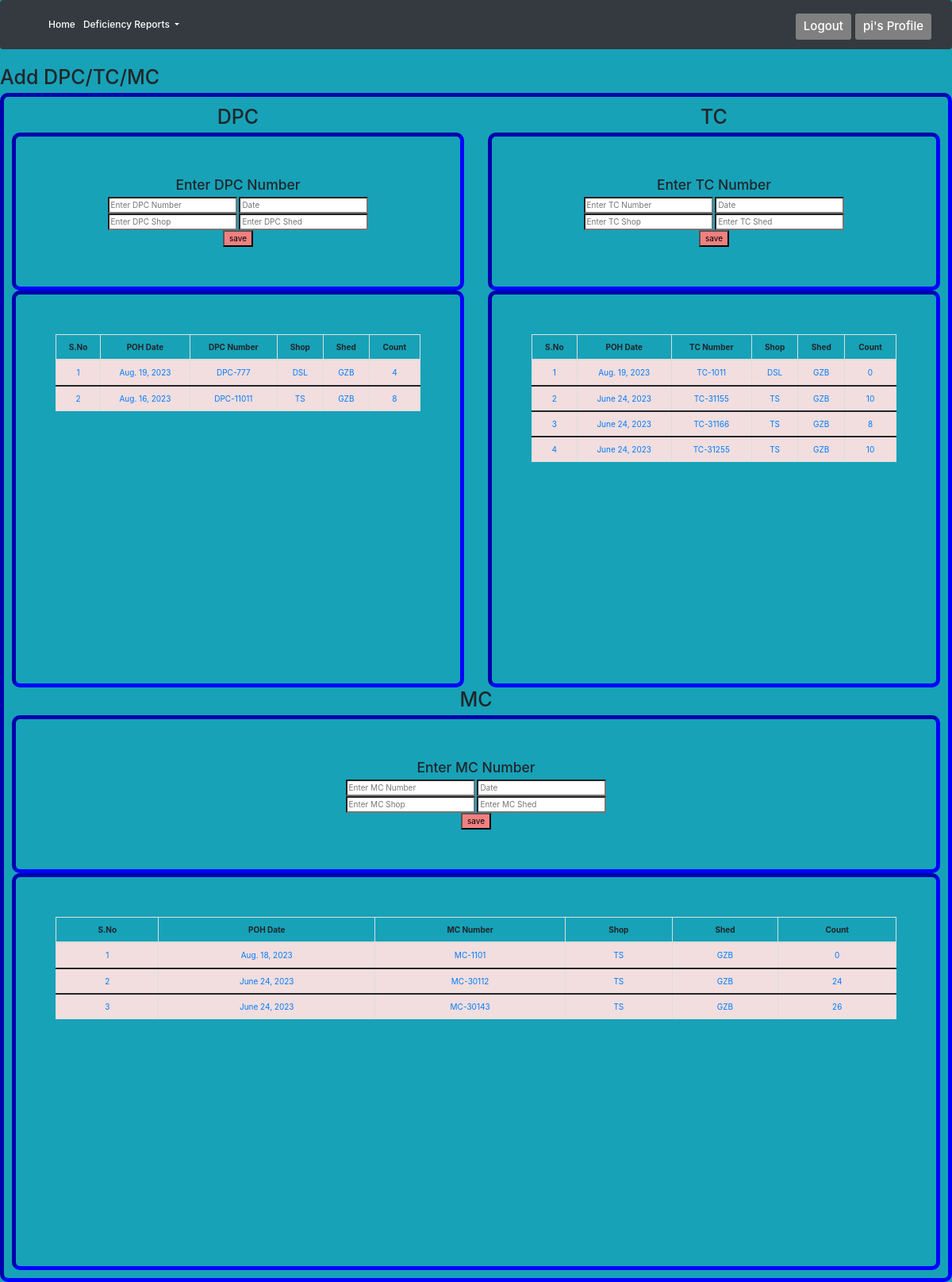
/defi/ (signed in), run on an earlier commit of the app's database.
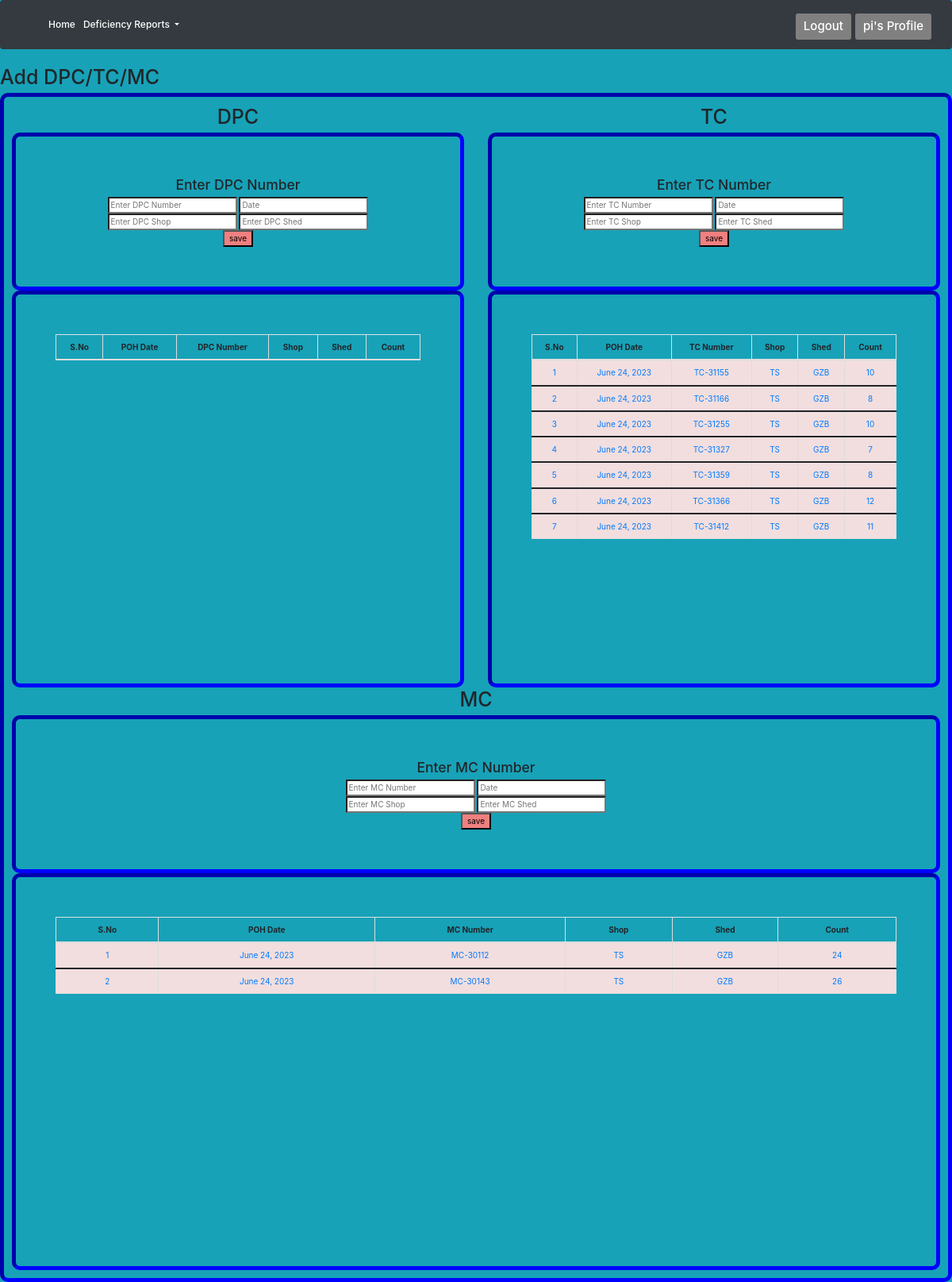
And on a later commit of the database.
### users/models.py (models this page shows, shortened)
class Profile(AbstractUser):
    DesignationChoices = (
        ("Officer", "Officer"),
        ("SSE/CB", "SSE/CB"),
        ("JE/CB", "JE/CB"),
        ("Techical Asst", "Technical Asst"),
    )
    PlaceOfPosting = (
        ("Sickline Office", "Sickline Office"),
        ("ROH Office", "ROH"),
        ("Contract Office", "Contract Office"),
        ("Tech Cell Office", "Tech Cell Office"),
        ("OMRS Office", "OMRS Office"),
        ("SSE Planning Office", "SSE Planning Office"),
        ("M&P Section", "M&P Section"),
        ("CB Administration", "CB Administration"),
        ("Stores", "Stores"),
        ("Wheel Shop", "Wheel Shop"),
    )
    Name = models.OneToOneField(
        settings.AUTH_USER_MODEL, on_delete=models.CASCADE, null=True, blank=True)
    image = models.ImageField(default='default.jpg', upload_to='profile_pics')
    Mobile = models.BigIntegerField(null=True, blank=True)
    LocalAddress = models.TextField(null=True, blank=True)
    IDNumber = models.CharField(max_length=30, default='ID Number', null=True)
    Designation = models.CharField(max_length=30, default='JE/CB', null=True, blank=True)
    Posted = models.CharField(max_length=30, choices=PlaceOfPosting, default='Tech Cell Office', null=True, blank=True)
    DateOfJoining = models.DateField(null=True, default='1001-01-01', blank=True)

### defi/models.py (models this page shows)
class DPC(models.Model):
    DPCName = models.CharField(max_length=100, unique=True)
    Date = models.DateTimeField(default=timezone.now)
    POHDate = models.DateField(null=True, blank=True)
    Shop = models.ForeignKey(Shop, on_delete=models.CASCADE,null=True, related_name='DPCShop')
    Shed = models.ForeignKey(Shed, on_delete=models.CASCADE,null=True, related_name='DPCShed')
    author = models.ForeignKey(
        settings.AUTH_USER_MODEL, on_delete=models.DO_NOTHING, null=True, related_name='dpcauth')
    def __str__(self):
        return self.DPCName

class Shop(models.Model):
    ShopName = models.CharField(max_length=100, unique=True)
    Date = models.DateTimeField(default=timezone.now)
    author = models.ForeignKey(
        settings.AUTH_USER_MODEL, on_delete=models.DO_NOTHING, null=True, related_name='shopauth')
    def __str__(self):
        return self.ShopName

class Shed(models.Model):
    ShedName = models.CharField(max_length=100, unique=True)
    Date = models.DateTimeField(default=timezone.now)
    author = models.ForeignKey(
        settings.AUTH_USER_MODEL, on_delete=models.DO_NOTHING, null=True, related_name='shedauth')
    def __str__(self):
        return self.ShedName

class TC(models.Model):
    TCName = models.CharField(max_length=100, unique=True)
    Date = models.DateTimeField(default=timezone.now)
    POHDate = models.DateField(null=True, blank=True)
    Shop = models.ForeignKey(Shop, on_delete=models.CASCADE,null=True, related_name='TCShop')
    Shed = models.ForeignKey(Shed, on_delete=models.CASCADE,null=True, related_name='TCShed')
    author = models.ForeignKey(
        settings.AUTH_USER_MODEL, on_delete=models.DO_NOTHING, null=True, related_name='tcauth')
    def __str__(self):
        return self.TCName

class MC(models.Model):
    MCName = models.CharField(max_length=100, unique=True)
    Date = models.DateTimeField(default=timezone.now)
    POHDate = models.DateField(null=True, blank=True)
    Shop = models.ForeignKey(Shop, on_delete=models.CASCADE,null=True, related_name='MCShop')
    Shed = models.ForeignKey(Shed, on_delete=models.CASCADE,null=True, related_name='MCShed')
    author = models.ForeignKey(
        settings.AUTH_USER_MODEL, on_delete=models.DO_NOTHING, null=True, related_name='mcauth')
    def __str__(self):
        return self.MCName

### defi/views.py (the view)
# urls.py: path('', views.DefiHome2, name='defi_home'),
@login_required
def DefiHome2(request):
    dpc = DPC.objects.all().order_by('-POHDate')
    p = []
    for n in dpc:
        k = DPCRemark.objects.all().filter(DPCName=n.id).count()
        p.append([n,k])
    tc = TC.objects.all().order_by('-POHDate')
    q = []
    for n in tc:
        k = TCRemark.objects.all().filter(TCName=n.id).count()
        q.append([n,k])
    mc = MC.objects.all().order_by('-POHDate')
    r = []
    for n in mc:
        k = MCRemark.objects.all().filter(MCName=n.id).count()
        r.append([n,k])
    context = {
            'dpc': p,
            'tc' : q,
            'mc' : r,
    }
    print(context)
    return render(request, 'deficiencies/defhome.html', context)

### templates/deficiencies/defhome.html (shortened to what this page needs)
{%extends 'charts/base.html'%}
{%block content%}
<h1>Add DPC/TC/MC</h1>
<div class="center">
<div class="row" >
  <div class="col">
    <h1>DPC</h1>
<div class="center2">
<form method="POST" action="{%url 'addDPC'%}">
  <h3>Enter DPC Number</h3>
  <input type="text" ,class="form-control form-group " , id="DPCNum" name="DPCNum"
    style="background-color: white; color:black" placeholder="Enter DPC Number" aria-label="Enter DPC Number">
    <input type="text" name="datepicker1" style="background-color: white; color:black" placeholder="Date" aria-label="Date"
      id="datepicker1">
      <br>
      <input type="text" ,class="form-control form-group " , id="DPCShop" name="DPCShop"
        style="background-color: white; color:black" placeholder="Enter DPC Shop" aria-label="Enter DPC Shop">
        <input type="text" ,class="form-control form-group " , id="DPCShed" name="DPCShed"
        style="background-color: white; color:black" placeholder="Enter DPC Shed" aria-label="Enter DPC Shed">
    <br>
    <input type="submit" value="save" style="background-color: lightcoral; color:black" />
</form>
</div>
<div class="center2 table-wrapper-scroll-y my-custom-scrollbar">
  <table class="table table-bordered">
    <thead>
      <tr>
        <th>S.No</th>
        <th>POH Date</th>
        <th>DPC Number</th>
        <th>Shop</th>
        <th>Shed</th>
        <th>Count</th>
        </tr>
        </thead>
{%for object , l in dpc%}
<tbody>
  <tr class='danger'>
    <td class='text-primary'>{{forloop.counter}}</td>
    <td class='text-primary'>{{object.POHDate}}</td>
    <td class='text-primary'><a href="{%url 'showDPCdet' object.pk %}" >{{object.DPCName}}</a></td>
    <td class='text-primary'>{{object.Shop}}</td>
    <td class='text-primary'>{{object.Shed}}</td>
    <td class='text-primary'>{{l}}</td>
    </tr>
    </tbody>
{%endfor%}
</table>
</div>
  </div>
  <div class="col">
    <h1>TC</h1>
    <div class="center2">
    <form method="POST" action="{%url 'addTC'%}">
      <h3>Enter TC Number</h3>
      <input type="text" ,class="form-control form-group " , id="TCNum" name="TCNum"
        style="background-color: white; color:black" placeholder="Enter TC Number" aria-label="Enter TC Number">
      <input type="text" name="datepicker" style="background-color: white; color:black" placeholder="Date" aria-label="Date"
        id="datepicker"><br>
        <input type="text" ,class="form-control form-group " , id="TCShop" name="TCShop"
          style="background-color: white; color:black" placeholder="Enter TC Shop" aria-label="Enter TC Shop">
          <input type="text" ,class="form-control form-group " , id="TCShed" name="TCShed"
          style="background-color: white; color:black" placeholder="Enter TC Shed" aria-label="Enter TC Shed">
      <br>
        <input type="submit" value="save" style="background-color: lightcoral; color:black" />
    </form>
  </div>
<div class="center2 table-wrapper-scroll-y my-custom-scrollbar">
  <table class="table table-bordered">
    <thead>
      <tr>
        <th>S.No</th>
        <th>POH Date</th>
        <th>TC Number</th>
        <th>Shop</th>
        <th>Shed</th>
        <th>Count</th>
      </tr>
    </thead>
    {%for object , l in tc%}
    <tbody>
      <tr class='danger'>
        <td class='text-primary'>{{forloop.counter}}</td>
        <td class='text-primary'>{{object.POHDate}}</td>
        <td class='text-primary'><a href="{%url 'showTCdet' object.pk %}">{{object.TCName}}</a></td>
        <td class='text-primary'>{{object.Shop}}</td>
    <td class='text-primary'>{{object.Shed}}</td>
    <td class='text-primary'>{{l}}</td>
      </tr>
    </tbody>
    {%endfor%}
  </table>
</div></div>
  <div class="col">
    <h1>MC</h1>
    <div class="center2">
      <form method="POST" action="{%url 'addMC'%}">
        <h3>Enter MC Number</h3>
        <input type="text" ,class="form-control form-group " , id="MCNum" name="MCNum"
          style="background-color: white; color:black" placeholder="Enter MC Number" aria-label="Enter MC Number">
        <input type="text" name="datepicker2" style="background-color: white; color:black" placeholder="Date" aria-label="Date"
          id="datepicker2">
<br>
          <input type="text" ,class="form-control form-group " , id="MCShop" name="MCShop"
          style="background-color: white; color:black" placeholder="Enter MC Shop" aria-label="Enter MC Shop">
          <input type="text" ,class="form-control form-group " , id="MCShed" name="MCShed"
          style="background-color: white; color:black" placeholder="Enter MC Shed" aria-label="Enter MC Shed">
        <br>
          <input type="submit" value="save" style="background-color: lightcoral; color:black" />
      </form>
    </div>
    <div class="center2 table-wrapper-scroll-y my-custom-scrollbar">
      <table class="table table-bordered">
        <thead>
          <tr>
            <th>S.No</th>
            <th>POH Date</th>
            <th>MC Number</th>
            <th>Shop</th>
        <th>Shed</th>
        <th>Count</th>
          </tr>
        </thead>
        {%for object , l in mc%}
        <tbody>
          <tr class='danger'>
            <td class='text-primary'>{{forloop.counter}}</td>
            <td class='text-primary'>{{object.POHDate}}</td>
            <td class='text-primary'><a href="{%url 'showMCdet' object.pk %}">{{object.MCName}}</a></td>
            <td class='text-primary'>{{object.Shop}}</td>
    <td class='text-primary'>{{object.Shed}}</td>
    <td class='text-primary'>{{l}}</td>
          </tr>
        </tbody>
        {%endfor%}
      </table>
    </div>
  </div>
</div>
</div>
    {%endblock content%}

### templates/charts/base.html (shortened to what this page needs)
<!doctype html>
<html lang="en">
  <head>
    <link href="https://cdn.jsdelivr.net/npm/bootstrap@5.1.3/dist/css/bootstrap.min.css" rel="stylesheet">
    <link rel="stylesheet" href="https://code.jquery.com/ui/1.13.1/themes/base/jquery-ui.css">
  </head>
  <body  class='bg-info'>
      {%include 'charts/nav.html'%}
      <div >
      {%block content%}{%endblock%}
      </div>
<link rel="stylesheet" href="https://maxcdn.bootstrapcdn.com/bootstrap/3.4.1/css/bootstrap.min.css">
<link rel="stylesheet" href="https://cdn.jsdelivr.net/npm/bootstrap@4.6.1/dist/css/bootstrap.min.css">
  </body>
</html>

### templates/charts/nav.html (shortened to what this page needs)
<nav class="navbar navbar-expand-lg navbar-dark bg-dark">
  <a class="navbar-brand"
    style="color:rgb(255, 255, 255); font-weight: 500; font-size: 32px; margin-right:0px; margin-top:0px;"
    href="{% url 'home'%}"></a>
  <div class="collapse navbar-collapse" id="navbarSupportedContent">
    <ul class="navbar-nav mr-auto">
      {% if user.is_authenticated %}
      <li class="nav-item active">
        <a class="nav-link"
          style="color:rgb(255, 255, 255); font-weight: 500; font-size: 12px; margin-right:0px; margin-top:0px;"
          href="{% url 'home'%}">Home <span class="sr-only">(current)</span></a>
      </li>
      <li class="nav-item dropdown">
        <a class="nav-link dropdown-toggle"
          style="color:rgb(255, 255, 255); font-weight: 500; font-size: 12px; margin-right:0px; margin-top:0px;"
          href="#" id="navbarDropdown" role="button" data-toggle="dropdown" aria-haspopup="true" aria-expanded="false">
          Deficiency Reports
        </a>
      </li>
      {% endif %}
    </ul>
    <div>
      {% if user.is_authenticated %}
      <a class="nav-item nav-link navbar-right  btn-lg"
        style="background-color:Grey; color:White; font-weight: 500; font-size: 15px; margin-right:0px; margin-top:5px;"
        href="{%url 'profile'%}">{{user.username}}'s Profile</a>
      <a class="nav-item nav-link navbar-right btn-lg"
        style="background-color:Grey; color:White; font-weight: 500; font-size: 15px;  margin-right:5px; margin-top:5px;"
        href="{% url 'logout'%}">Logout</a>
      {% else %}
      <a class="nav-item nav-link navbar-right btn-lg"
        style="background-color:rgb(78, 170, 53); color:White; font-weight: 700; font-size: 15px; margin-right:0px; margin-top:5px;"
        href="{% url 'login'%}">Login</a>
      {% endif %}
    </div>
  </div>
</nav>

### templates/charts/base.html (style rules this page uses)
.center { margin: auto; width: 100%; border: 3px solid blue; padding: 10px; text-align: center; border-style: inset; border-width: 5px; border-radius: 10px; border-style: inset; border-width: 5px; border-radius: 10px; }
.center2 { margin: auto; width: 100%; border: 3px solid blue; padding: 50px; text-align: center; border-style: inset; border-width: 5px; border-radius: 10px; border-style: inset; border-width: 5px; border-radius: 10px; }
.my-custom-scrollbar { position: relative; height: 500px; overflow: auto; }
.table-wrapper-scroll-y { display: block; }

What changed in the data, as far as the page shows it:
removed DPC: POHDate "Aug. 19, 2023", DPCName "DPC-777", Shop "DSL", Shed "GZB", l "4"
removed DPC: POHDate "Aug. 16, 2023", DPCName "DPC-11011", Shop "TS", Shed "GZB", l "8"
removed TC: POHDate "Aug. 19, 2023", TCName "TC-1011", Shop "DSL", Shed "GZB", l "0"
removed MC: POHDate "Aug. 18, 2023", MCName "MC-1101", Shop "TS", Shed "GZB", l "0"
added TC: POHDate "June 24, 2023", TCName "TC-31327", Shop "TS", Shed "GZB", l "7"
added TC: POHDate "June 24, 2023", TCName "TC-31359", Shop "TS", Shed "GZB", l "8"
added TC: POHDate "June 24, 2023", TCName "TC-31366", Shop "TS", Shed "GZB", l "12"
added TC: POHDate "June 24, 2023", TCName "TC-31412", Shop "TS", Shed "GZB", l "11"
